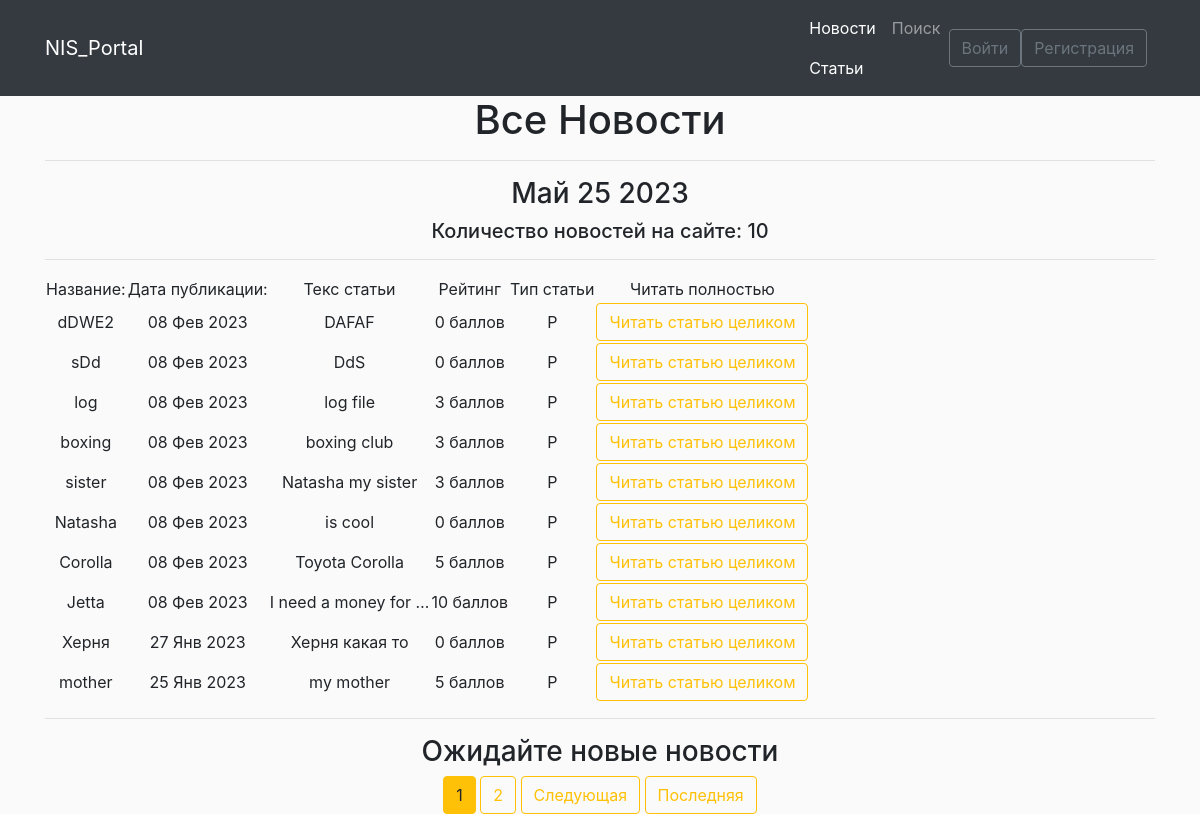
The page /posts/articles/ on the database as committed earlier.
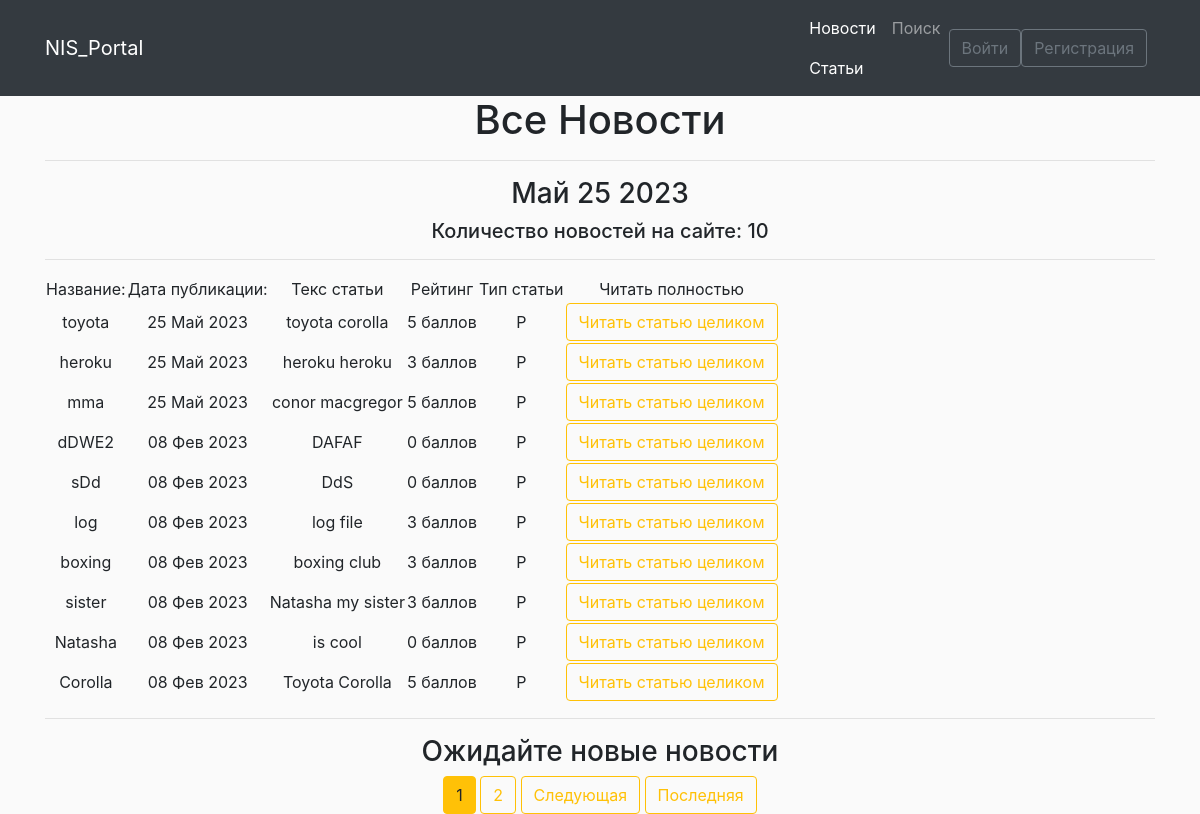
The same page on the database as committed later.
### news/models.py (models this page shows, shortened)
class Post(models.Model):
    post = 'P'
    news = 'N'
    author = models.ForeignKey(Author, verbose_name='Автор', on_delete=models.CASCADE, related_name='posts')
    select = models.CharField('Статья или Новость', max_length=10, choices=SELECT, default=post)
    date = models.DateTimeField('Дата', default=timezone.now)
    categories = models.ManyToManyField(Category, through='PostCategory', verbose_name='Категория:')
    title = models.CharField('Название статьи', max_length=120, unique=True)
    text = models.TextField('Основной текст статьи')
    rating_post = models.IntegerField(default=0, verbose_name='Рейтинг:')
    class Meta:
        verbose_name = 'Пост'
        verbose_name_plural = 'Посты'
        ordering = ['-date']  # сортировка с конца списка articles

### news/views.py (the view)
# urls.py: path('articles/', cache_page(6*2)(views.ShowNewsView.as_view()), name='articles-main'),
class ShowNewsView(ListView):
    model = Post  # Указываем модель, объекты которой мы будем выводить
    ordering = ['-date']  # Поле, которое будет использоваться для сортировки объектов
    template_name = 'news/showNews.html'  # Указываем имя шаблона, в котором будут все инструкции о том, как именно пользователю должны быть показаны наши объекты
    context_object_name = 'news'  # Это имя списка, в котором будут лежать все объекты в HTML обращаемся к нему!!!
    paginate_by = 10  # постраничный вывод, сколько объектов выводим на 1 страницу
    def get_context_data(self, **kwargs):
        context = super().get_context_data(**kwargs)
        context['time_now'] = datetime.utcnow()
        context['next_news'] = 'Ожидайте новые новости'
        return context
    def get_queryset(self):
        if 'news' in self.request.path:
            self.queryset = super().get_queryset().filter(select='N')
            return self.queryset
        else:
            self.queryset = super().get_queryset().filter(select='P')
            return self.queryset

### news/templatetags/custom_filters.py (called while the page is built)
@register.filter()
def currency(value, code):
    postfix = CURRENCIES_SYMBOLS[code]
    return f'{value} {postfix}'

### news/templates/news/showNews.html (shortened to what this page needs)
{% extends 'news/base.html' %}
{% load custom_filters %}
{% load cache %}
{% block content %}
   <h1>Все Новости</h1>
   <hr>
    <h3>{{ time_now|date:'M d Y' }}</h3>
    {% cache 200 post_count %}
    <h5>Количество новостей на сайте: {{news|length}}</h5>
    {% endcache %}
    <hr>
   {% if news %}
       <table>
           <tr>
               <td>Название:</td>
               <td>Дата публикации:</td>
               <td>Текс статьи</td>
               <td>Рейтинг</td>
               <td>Тип статьи</td>
               <td>Читать полностью</td>
           </tr>
           {% for new in news %}
           <tr>
               <td>{{ new.title }}</td>
               <td>{{ new.date|date:'d M Y' }}</td>
               <td>{{ new.text|truncatechars:20 }}</td>
               <td>{{ new.rating_post|currency:"score" }}</td>
               <td>{{ new.select }}</td>
               {% if new.select == 'N'%}
               <td><a href="{% url 'news-detail' new.id %}" class="btn btn-outline-warning">Читать новость целиком</a></td>
               {% elif new.select == 'P'%}
               <td><a href="{% url 'articles-detail' new.id %}" class="btn btn-outline-warning">Читать статью целиком</a></td>
               {% else %}
               <td> Неизвестный тип контекта </td>
               {% endif %}
           </tr>
           {% endfor %}
       </table>
   {% else %}
       <h2>Новостей пока нет!</h2>
   {% endif %}
    <hr>
    <h3> {{ next_news|default_if_none:"Чуть позже появятся новые новости!" }} </h3>
   {% if is_paginated %}
      {% for num in page_obj.paginator.page_range %}
        {% if num == page_obj.number %}
          <button class="btn btn-warning">{{ num }}</button>
        {% elif num > page_obj.number|add:'-2' and num < page_obj.number|add:'2' %}
          <a href="?page={{ num }}" class="btn btn-outline-warning">{{ num }}</a>
        {% endif %}
      {% endfor %}
      {% if page_obj.has_next %}
        <a href="?page={{ page_obj.next_page_number }}" class="btn btn-outline-warning">Следующая</a>
        <a href="?page={{ page_obj.paginator.num_pages }}" class="btn btn-outline-warning">Последняя</a>
      {% endif %}
    {% endif %}
{% endblock content %}

Rows that differ between the two databases and show on the page:
no longer on this page (row unchanged): Post: title "Jetta", date "08 Фев 2023", text "I need a money for …", rating_post "10 баллов", select "P", shows "Читать статью целиком"
no longer on this page (row unchanged): Post: title "Херня", date "27 Янв 2023", text "Херня какая то", rating_post "0 баллов", select "P", shows "Читать статью целиком"
no longer on this page (row unchanged): Post: title "mother", date "25 Янв 2023", text "my mother", rating_post "5 баллов", select "P", shows "Читать статью целиком"
added Post: title "toyota", date "25 Май 2023", text "toyota corolla", rating_post "5 баллов", select "P", shows "Читать статью целиком"
added Post: title "heroku", date "25 Май 2023", text "heroku heroku", rating_post "3 баллов", select "P", shows "Читать статью целиком"
added Post: title "mma", date "25 Май 2023", text "conor macgregor", rating_post "5 баллов", select "P", shows "Читать статью целиком"
